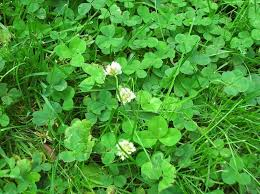
#> input picture Model/Jupyter_Notebooks/fcenciarelli_notebooks/Plantnet/testing_images/images.jpeg, 260 x 194 px
$ python -i preprocess.py   (imports and definitions only)
#> lines starting #> are read from the running program, lines starting #| are printed output that depends on the picture
from PIL import Image
import math
from pillow_heif import register_heif_opener
import os
import uuid

def calculate_scaling_factor(original_width, original_height, target_width, target_height):
    original_area = original_width * original_height
    target_area = target_width * target_height
    return math.sqrt(target_area / original_area)


# Returns the unique ID of the output fragments, which are saved at output_dir/{unique_id}*.jpg
# Also returns an array of fragment paths.
def preprocess_and_split_image(image_path, output_dir, target_width=2048, target_height=1536, segment_size=224, stride=194):
#> called with output_dir = 'out.png', target_width = 2048, target_height = 1536, segment_size = 224, stride = 194
    unique_id = uuid.uuid4()
    result_paths = []

    with Image.open(image_path) as img:
#> img is the input picture: PIL image 260x194 RGB; mean R, G, B 71.7, 149.3, 51.6
        original_width, original_height = img.size
#> original_width = 260; original_height = 194
        scaling_factor = calculate_scaling_factor(original_width, original_height, target_width, target_height)
#> scaling_factor = 7.9
        new_width = int(original_width * scaling_factor)
#> new_width = 2053
        new_height = int(original_height * scaling_factor)
#> new_height = 1532
        img_resized = img.resize((new_width, new_height), Image.LANCZOS)
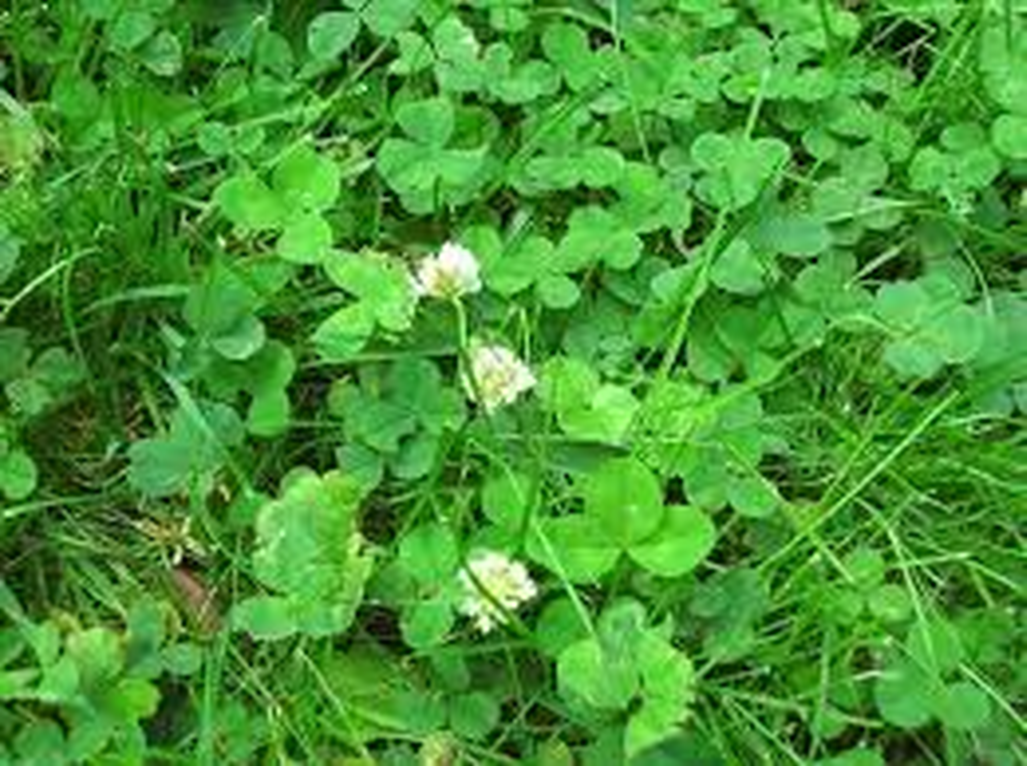
#> img_resized: PIL image 2053x1532 RGB (shown at 1/2 size); mean R, G, B 71.8, 149.2, 51.8

        img_width, img_height = img_resized.size
#> img_width = 2053; img_height = 1532

        for x in range(0, img_width, stride):
            for y in range(0, img_height, stride):
                # Calculate the boundaries of the segment
                adjusted_x = min(x, img_width - segment_size)
                adjusted_y = min(y, img_height - segment_size)

                # Create the segment
                segment = img_resized.crop((adjusted_x, adjusted_y, adjusted_x + segment_size, adjusted_y + segment_size))

                # Convert to RGB and save as BMP without metadata
                segment = segment.convert("RGB")
                segment_output_path = os.path.join(output_dir, f"{unique_id}_{adjusted_x}_{adjusted_y}.jpg")
                segment.save(segment_output_path, format='JPEG')

                result_paths.append(segment_output_path)
#> this loop made 11 passes
#> pass 1, in preprocess_and_split_image, `segment.save(segment_output_path, format='JPEG')`:
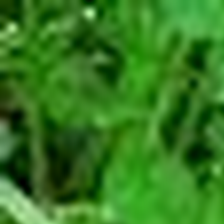
#> saved as dc9ae6f8-3276-466c-bfc0-56c63ed9cabf_0_0.jpg: PIL image 224x224 RGB; mean R, G, B 53, 121.9, 32.5
#> pass 1, in preprocess_and_split_image, `segment.save(segment_output_path, format='JPEG')`:
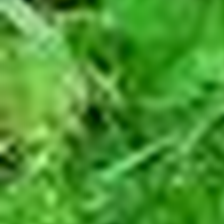
#> saved as dc9ae6f8-3276-466c-bfc0-56c63ed9cabf_0_194.jpg: PIL image 224x224 RGB; mean R, G, B 75.2, 151.8, 47.7
#> pass 1, in preprocess_and_split_image, `segment.save(segment_output_path, format='JPEG')`:
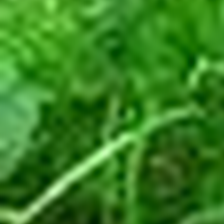
#> saved as dc9ae6f8-3276-466c-bfc0-56c63ed9cabf_0_388.jpg: PIL image 224x224 RGB; mean R, G, B 54.6, 127.2, 32.9
#> pass 1, in preprocess_and_split_image, `segment.save(segment_output_path, format='JPEG')`:
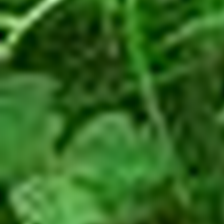
#> saved as dc9ae6f8-3276-466c-bfc0-56c63ed9cabf_0_582.jpg: PIL image 224x224 RGB; mean R, G, B 48.9, 102.3, 31.8
#> after the loop:
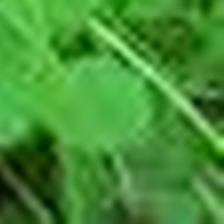
#> segment: PIL image 224x224 RGB; mean R, G, B 69, 144, 53.5
#> after the loop, result_paths = 88 items

    unique_filename = f"{unique_id}*.jpg"
    print(f"Image {image_path} has been preprocessed and fragmented and saved as {os.path.join(output_dir, f'{unique_filename}')}")
#| Image ../Jupyter_Notebooks/fcenciarelli_notebooks/Plantnet/testing_images/images.jpeg has been preprocessed and fragmented and saved as out.png/dc9ae6f8-3276-466c-bfc0-56c63ed9cabf*.jpg
    return unique_id, result_paths

>>> result = preprocess_and_split_image('../Jupyter_Notebooks/fcenciarelli_notebooks/Plantnet/testing_images/images.jpeg', 'out.png')
